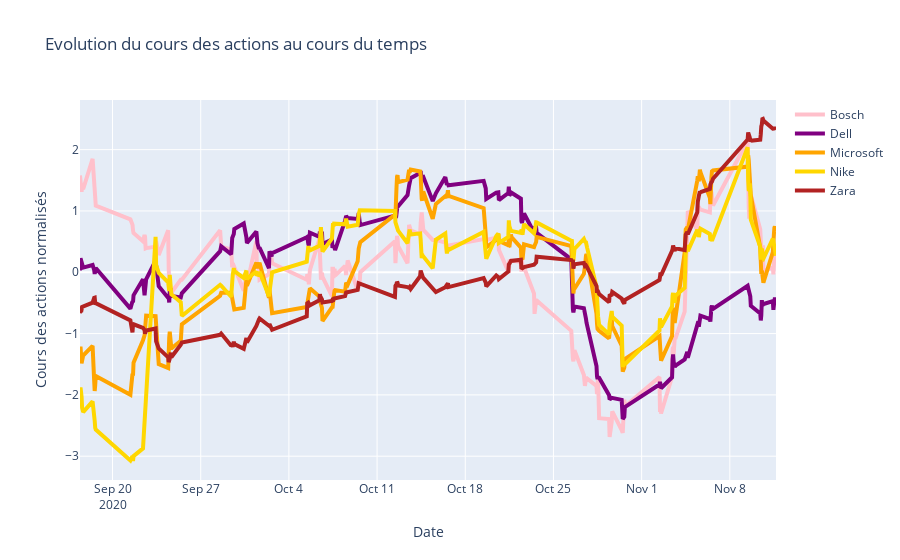

Notebook code cell kept with this figure:
### Code cell
fig = go.Figure()
for [name, c] in [['Bosch','pink'],['Dell','purple'],['Microsoft','orange'],['Nike','gold'],['Zara','firebrick']]:
    fig.add_trace(go.Scatter(x=df_merged["index"],y=(df_merged["avg_"+name]-df_merged["avg_"+ name].mean())/pd.DataFrame.std(df_merged["avg_"+ name]),name= name,line=dict(color=c,width=4)))
    df_merged[name+'_normalisé']=(df_merged["avg_"+name]-df_merged["avg_"+ name].mean())/pd.DataFrame.std(df_merged["avg_"+ name])

fig.update_layout(title='Evolution du cours des actions au cours du temps',xaxis_title='Date',yaxis_title='Cours des actions normalisés')

fig.show()

### Figure 1 — Plotly figure (JSON) as saved in the notebook; plotly's stock layout.template omitted (floating-point values rounded to 4 significant figures; data arrays with more than 128 entries replaced by an {"elided": "..."} marker saying what was removed)
{"data": [{"line": {"color": "pink", "width": 4}, "name": "Bosch", "type": "scatter", "x": {"elided": "187 str values"}, "y": {"elided": "187 float values"}}, {"line": {"color": "purple", "width": 4}, "name": "Dell", "type": "scatter", "x": {"elided": "187 str values"}, "y": {"elided": "187 float values"}}, {"line": {"color": "orange", "width": 4}, "name": "Microsoft", "type": "scatter", "x": {"elided": "187 str values"}, "y": {"elided": "187 float values"}}, {"line": {"color": "gold", "width": 4}, "name": "Nike", "type": "scatter", "x": {"elided": "187 str values"}, "y": {"elided": "187 float values"}}, {"line": {"color": "firebrick", "width": 4}, "name": "Zara", "type": "scatter", "x": {"elided": "187 str values"}, "y": {"elided": "187 float values"}}], "layout": {"title": {"text": "Evolution du cours des actions au cours du temps"}, "xaxis": {"title": {"text": "Date"}}, "yaxis": {"title": {"text": "Cours des actions normalisés"}}}}
